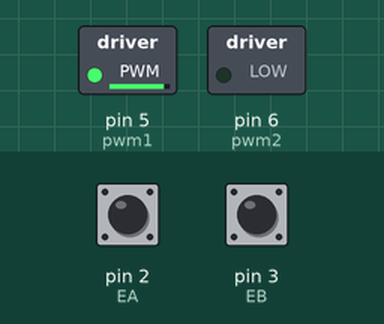
Recording of a sketch running on a simulated Arduino Uno, built with avr-gcc and run on an emulated ATmega328P. Parts: switched loads named in the sketch (green lamp = pin HIGH). The inputs (shaded band) are chosen by the test bench; at power-on: pin 2 (EA) LOW, pin 3 (EB) HIGH. What the sketch prints to the serial monitor is not drawn.

Above: at 0.96 s.
1.3 s: pin 2 (EA) driven HIGH
2.8 s: pin 2 (EA) driven LOW
5.8 s: pin 2 (EA) pulsed HIGH 2 times (0.12 s each, 0.3 s apart)
Timing chart, 0 to 15.4 s (numbered marks = the images above; inputs shaded):
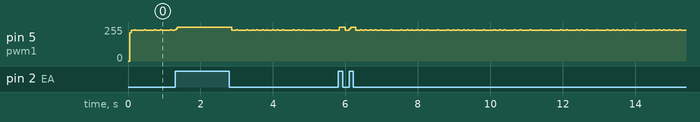

The sketch:

finalcode_position__2_.ino
```cpp
// PID for motor position control

unsigned long currentTime;
double derivative_e, integral_e;
double e, elapsedTime,  theta_actual, PID_output, PID;

int EA = 2;//white
int EB = 3;//red
double pwm1 = 5;//blue
double pwm2 =6;//yellow

double theta_desired = -360;
double e_previous = 0;
unsigned long lastTime =0;
int count =0;
double Kp = 1;
double Kd = 0.001;
double Ki = 0.0015 ;

void setup(){
  pinMode(EA,INPUT);
  pinMode(EB,INPUT);

  attachInterrupt(digitalPinToInterrupt(EA),seqA , CHANGE);
  attachInterrupt(digitalPinToInterrupt(EB),seqB , CHANGE);
  Serial.begin(115200);

  pinMode(pwm1, OUTPUT);
  pinMode(pwm2, OUTPUT);

}

void seqA(){
  if (digitalRead(EB) == 0){
    if (digitalRead(EA) == 1){
      count = count+1;}
    else{
      count = count-1;}
  }
  else{
    if(digitalRead(EA) == 1){
      count = count-1;}
    else {
      count = count+1;}
    }
}


void seqB(){
  if (digitalRead(EA) == 0){
    if (digitalRead(EB) == 0){
      count = count+1;}
    else{
      count = count-1;}
  }
  else{
    if(digitalRead(EB) == 0){
      count = count-1;}
    else {
      count = count+1;}
    }
}

void loop(){

  theta_actual = 0.3214* count ; // 360/1100

  e = theta_desired - theta_actual;

  currentTime = millis();
  elapsedTime = currentTime -lastTime;

  derivative_e = (e - e_previous) / elapsedTime;

  integral_e = integral_e + e* elapsedTime;

  PID_output = Kp*e + Ki*integral_e + Kd*derivative_e;

  PID_output = constrain(PID_output,-255,255);

  PID = abs(PID_output);

  lastTime = currentTime;
  e_previous = e;


  if (theta_actual < theta_desired){
    digitalWrite(pwm1,LOW);
    analogWrite(pwm2,PID);
     }
  else {
    digitalWrite(pwm2,LOW);
    analogWrite(pwm1,PID);
  }

  Serial.print(count);
  Serial.print("\t");
  Serial.print(theta_actual);
  Serial.print("\t");
  Serial.print(digitalRead(EA));
  Serial.println(digitalRead(EB));


}
```
